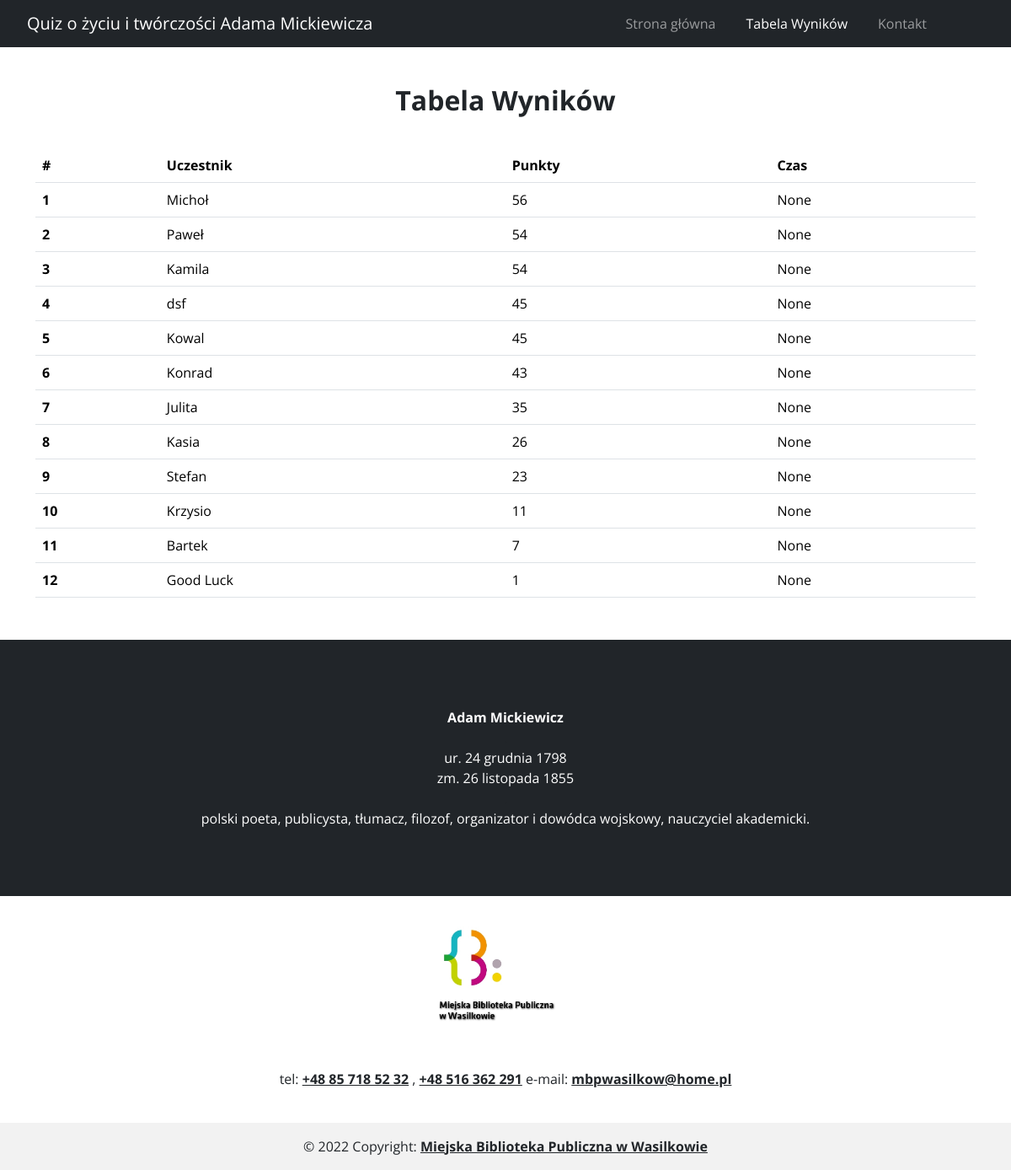
/wyniki/, run on an earlier commit of the app's database.
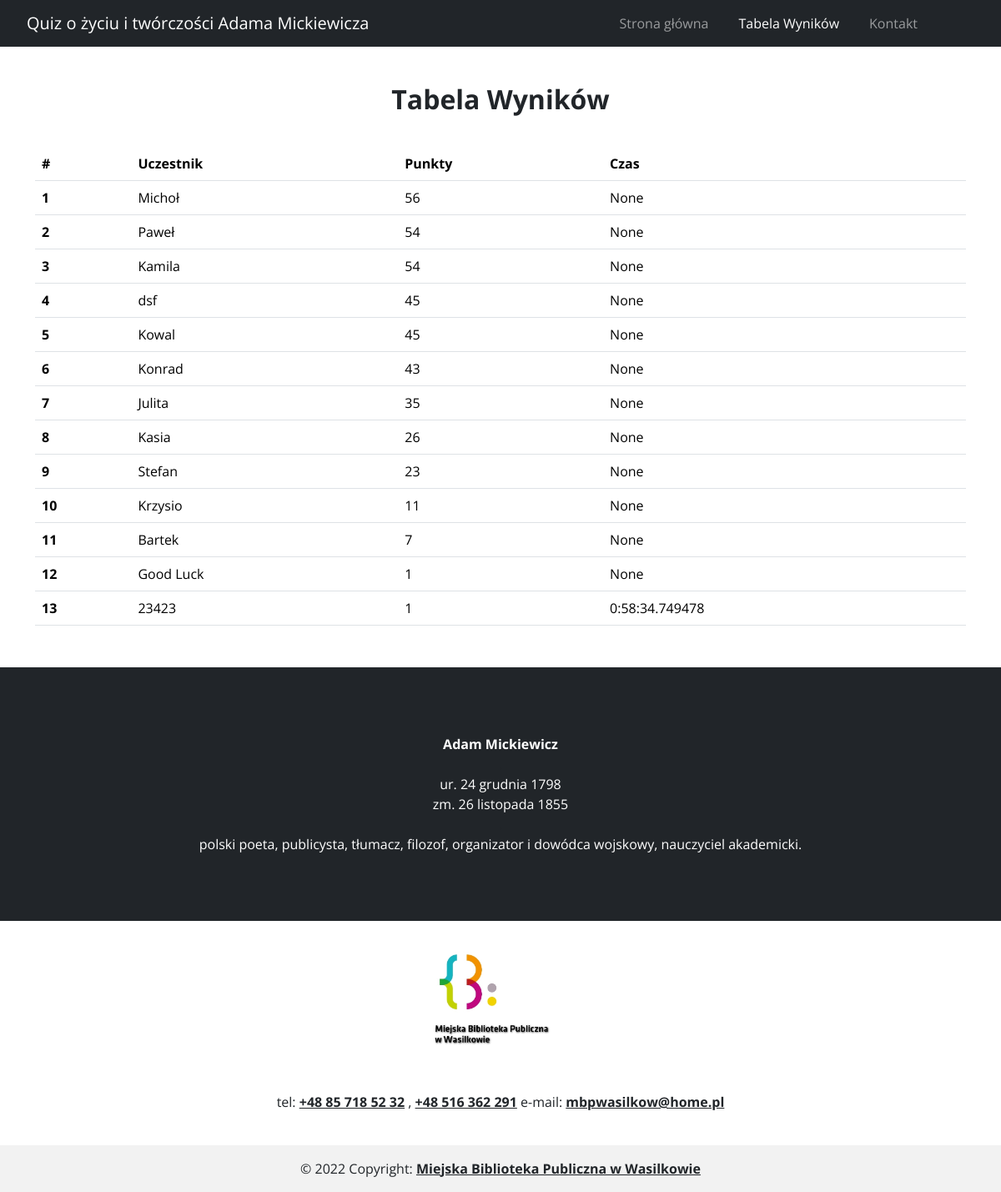
And on a later commit of the database.
### polls/models.py (models this page shows, shortened)
class ScoreBoard(models.Model):
    name = models.CharField('Uczestnik',max_length=120)
    score = models.IntegerField('wynik')
    time_passed = models.DurationField(null=True)
    class Meta:
        verbose_name = "uczestnik"
        verbose_name_plural = "Tablica wyników"

### polls/views.py (the view)
# urls.py: path('wyniki/', views.score, name='wyniki'),
def score(request):
    participants = ScoreBoard.objects.all().order_by('-score')
    return render(request, "polls/score_board.html", {'participants': participants})

### polls/templates/polls/score_board.html (shortened to what this page needs)
<!DOCTYPE html>
<html lang="en">
{% load static %}
{% load bootstrap5 %}
<head>
    {% bootstrap_css %}
    <link rel="stylesheet" href="{% static 'css/quiz_detail.css' %}">
</head>
<body>
  <nav class="navbar navbar-expand-lg navbar-dark bg-dark">
    <div class="container-fluid">
      <a class="navbar-brand" href="{% url 'polls:index' %}" >Quiz o życiu i twórczości Adama Mickiewicza</a>
      <div class="collapse navbar-collapse" id="navbarNav">
        <ul class="navbar-nav ms-auto mb-2 mb-lg-0">
          <li class="nav-item">
            <a class="nav-link" aria-current="page" href="{% url 'polls:index' %}">Strona główna</a>
          </li>
          <li class="nav-item">
            <a class="nav-link active" href="{% url 'polls:wyniki' %}">Tabela Wyników</a>
          </li>
          <li class="nav-item">
            <a class="nav-link" href="{% url 'polls:contact' %}">Kontakt</a>
          </li>
        </ul>
      </div>
    </div>
  </nav>
    <br>
  <div class="container">
    {% if participants %}
    <h2 align="center">Tabela Wyników</h3>
    <div class="table-responsive">
      <table class="table table-hover">
        <thead>
          <tr>
            <th scope="col">#</th>
            <th scope="col">Uczestnik</th>
            <th scope="col">Punkty</th>
            <th scope="col">Czas</th>
          </tr>
        </thead>
        <tbody>
          {% for participant in participants %}
          <tr>
            <th scope="row">{{forloop.counter}}</th>
            <td>{{ participant.name }}</td>
            <td>{{ participant.score }}</td>
            <td>{{ participant.time_passed }}</td>
          </tr>
          {% endfor %}
        </tbody>
      </table>
    </div>
    {% else %}
      <p align="center">Wybrańcy się jeszcze nie pojawili. Możesz być pierwszy :)</p>
    {% endif %}
  </div>
    <div class="container_info">
      <div class="text-center">
        <b>Adam Mickiewicz</b>
        <p style="color: #212529">.</p>
        <p>ur. 24 grudnia 1798</p>
        <p>zm. 26 listopada 1855</p>
        <p style="color: #212529">.</p>
        <p>polski poeta, publicysta, tłumacz, filozof, organizator i dowódca wojskowy, nauczyciel akademicki.</p>
      </div>
    </div>
    <div id="footerwrap" class="tf box tf clear">
      <footer id="footer" class="tf_box pagewidth tf_scrollbar tf_rel">
        <div class="main-col">
          <div class="footer-left-wrap">
            <div id="footer-logo">
              <a href="http://mbpwasilkow.pl/" title="Miejska Biblioteka Publiczna w Wasilkowie" >
                <img src="{% static 'images/logo biblioteki.jpg' %}" alt="miejska biblioteka publiczna w wasilkowie" width="200" class="center">
              </a>
            </div>
            <div class="footer-contact">
              <div class="text-center p-4">
                <p>
                  tel:
                  <a href="+48 85 718 52 32">+48 85 718 52 32</a>
                  ,
                  <a href="+48 516 362 291">+48 516 362 291</a>
                  e-mail:
                  <a href="mailto:mbpwasilkow@home.pl">mbpwasilkow@home.pl</a>
                </p>
              </div>
            </div>
          </div>
        </div>
        <div class="text-center p-3" style="background-color: rgba(0, 0, 0, 0.05);">
          © 2022 Copyright:
          <a class="text-reset fw-bold" href="http://mbpwasilkow.pl/">Miejska Biblioteka Publiczna w Wasilkowie</a>
        </div>
      </footer>
    </div>
</body>
</html>

What changed in the data, as far as the page shows it:
added ScoreBoard: name "23423", score "1", time_passed "0:58:34.749478"
